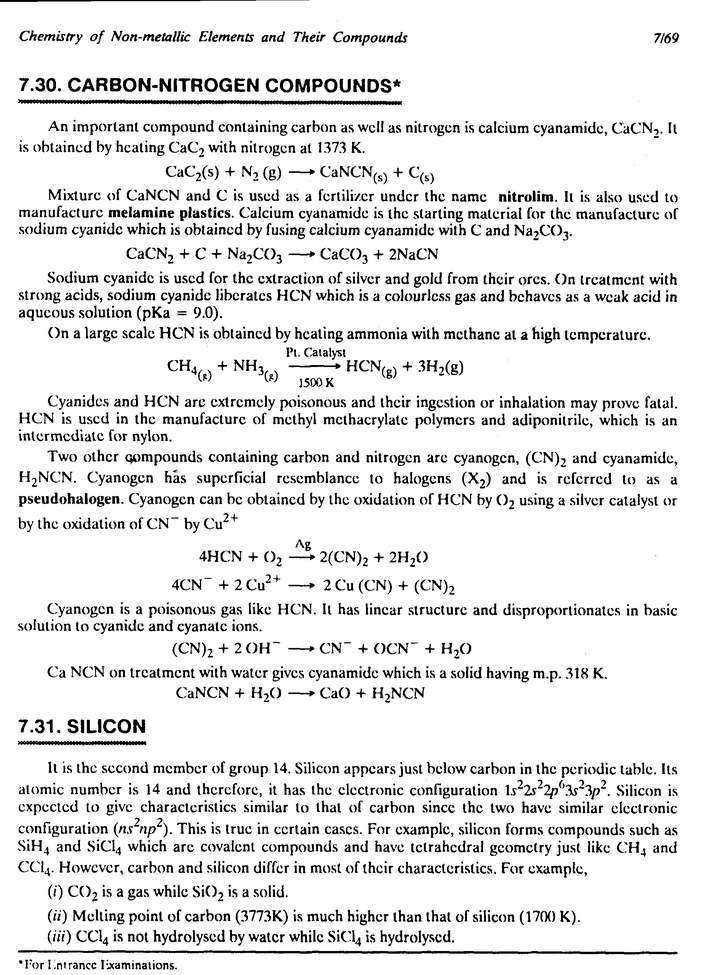
%> input picture ProjectCode/segmentation_classification/image_for_paper.bmp, 724 x 975 px, shrunk from 1901 x 2561 before the run
$ octave --eval "result = searchPerChar(imread('image_for_paper.bmp'));"   (GNU Octave 9; MATLAB toolbox functions it lacks are replaced by stand-ins)
%> lines starting %> are read from the running program, lines starting %| are printed output that depends on the picture; in (x1, y1, x2, y2) boxes, pixels count from 0 and x2, y2 are one past the last pixel; in counts of white or black regions, pixels touching at a corner belong together; the program's own positions count from 1
function[str]=searchPerChar(im)
%im=var;
%bin=im2bw(im);
bin=im;
%> bin is the input picture: size 975x724 uint8; min 0, max 255, mean 231.4

%count = 1; % This variable is to save single characters

[labeled,numOfChar]=bwlabel(bin);
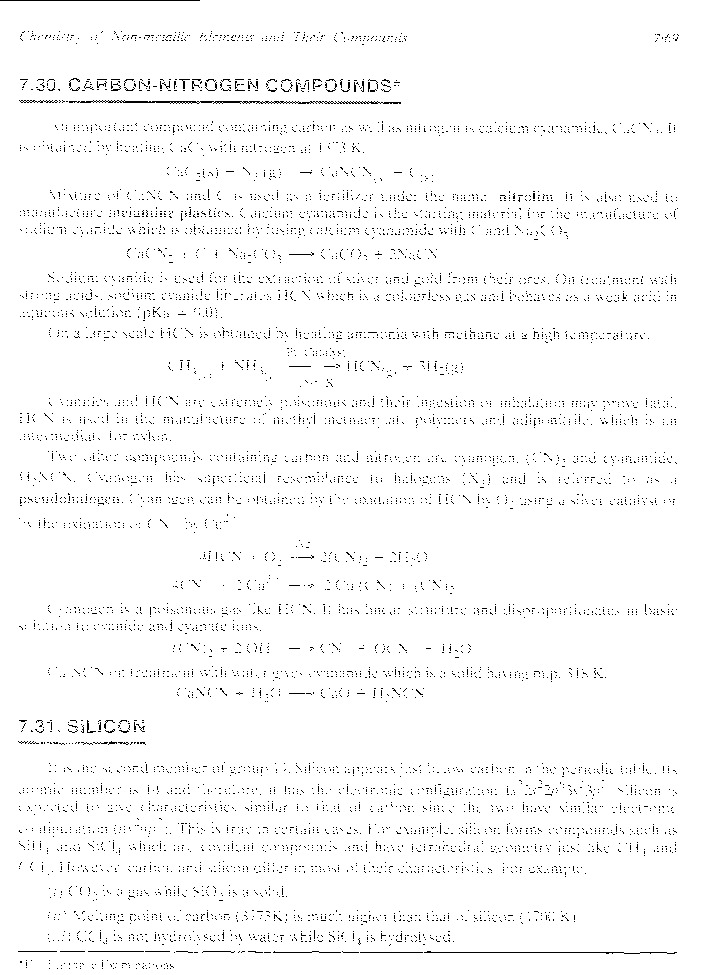
%> labeled: size 975x724 double; values 0 (black) and 1 (white), 97.6% white; black in thin lines or dots
%> numOfChar = 1
stat=regionprops(labeled,'BoundingBox');
%> stat = 1 region; box (x1, y1, x2, y2): (0, 0, 724, 975)
for i=1:numOfChar
    upper(i)=stat(i).BoundingBox(2);
    lower(i)=upper(i)+stat(i).BoundingBox(4);
end
%> this loop made 1 pass
U=median(upper);
%> U = 0.5
L=median(lower);
%> L = 975.5
middle=(U+L)/2;
%> middle = 488
str=' ';
for i=1:numOfChar

% pause;
% disp('Press any key');

bb=stat(i).BoundingBox;
img=imcrop(bin,bb);
[r,c]=size(img);
paddedImg=zeros(r+20,c+20);
paddedImg(10:r+9,10:c+9)=img(:,:);
paddedImg=im2bw(paddedImg);
%imwrite(~paddedImg,'image.bmp');
if upper(i)>middle && lower(i)>L
    % disp('subscript');
else if lower(i)<middle && upper(i) <U
    %disp('superscript');
    else
        try
    %[element,entire,totlenb,str]=splitOutput('output.txt');
       % str
        %figure,imshow('image.bmp'),title(str);

        %% Save all single chars in folder singlechars

        name = strcat('singlechars\',num2str(count),'.jpg');
        imwrite(img,name);
        imshow(img);
        count = count + 1;
       %%
        txt=ocr(paddedImg,'TextLayout','Block');
        %figure,imshow(paddedImg),title(txt.Words);
        catch
      %  disp('empty string');

        end
    end
end
%system(cmd);
    try
    str=strcat(str,txt.Text);
    %str=strcat(str,';');
    catch
    end
end
%> this loop made 1 pass
%> (bb, r, c) on pass 1: ([0.5 0.5 724 975], 975, 724)
%> pass 1, in searchPerChar, `paddedImg=im2bw(paddedImg);`:
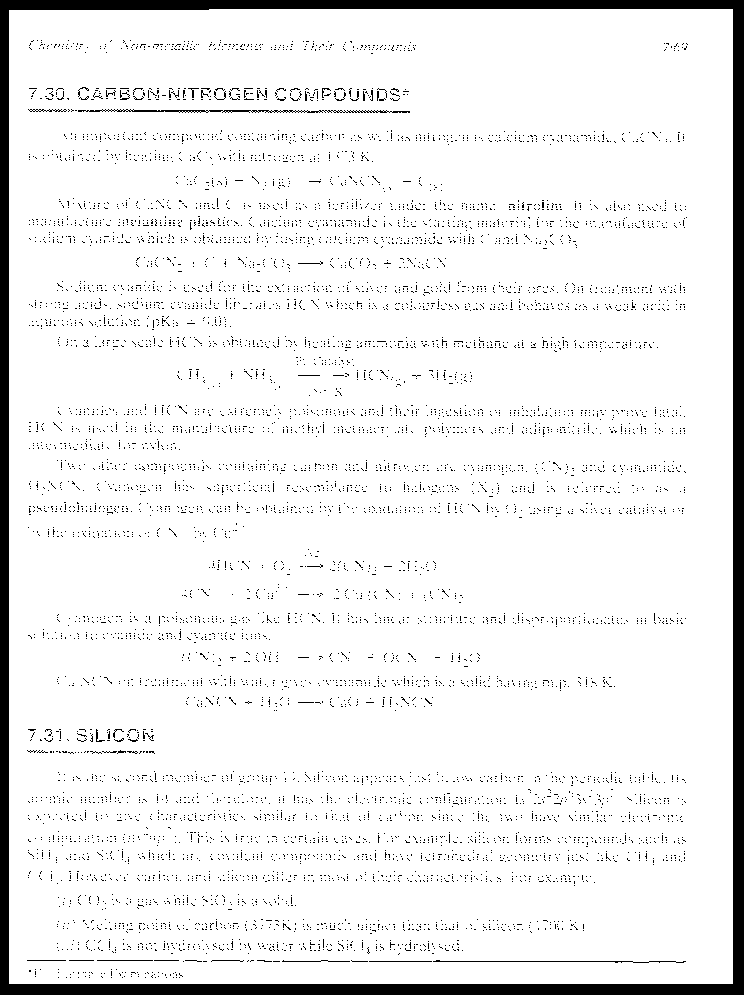
%> paddedImg: size 995x744 logical; 93.1% white; 8191 black regions (8167 under 20 px), largest, box (x1, y1, x2, y2) and area: (0, 0, 744, 995) 34580, (78, 109, 410, 113) 573, (433, 960, 686, 963) 263
%> after the loop, str = ' '


end
